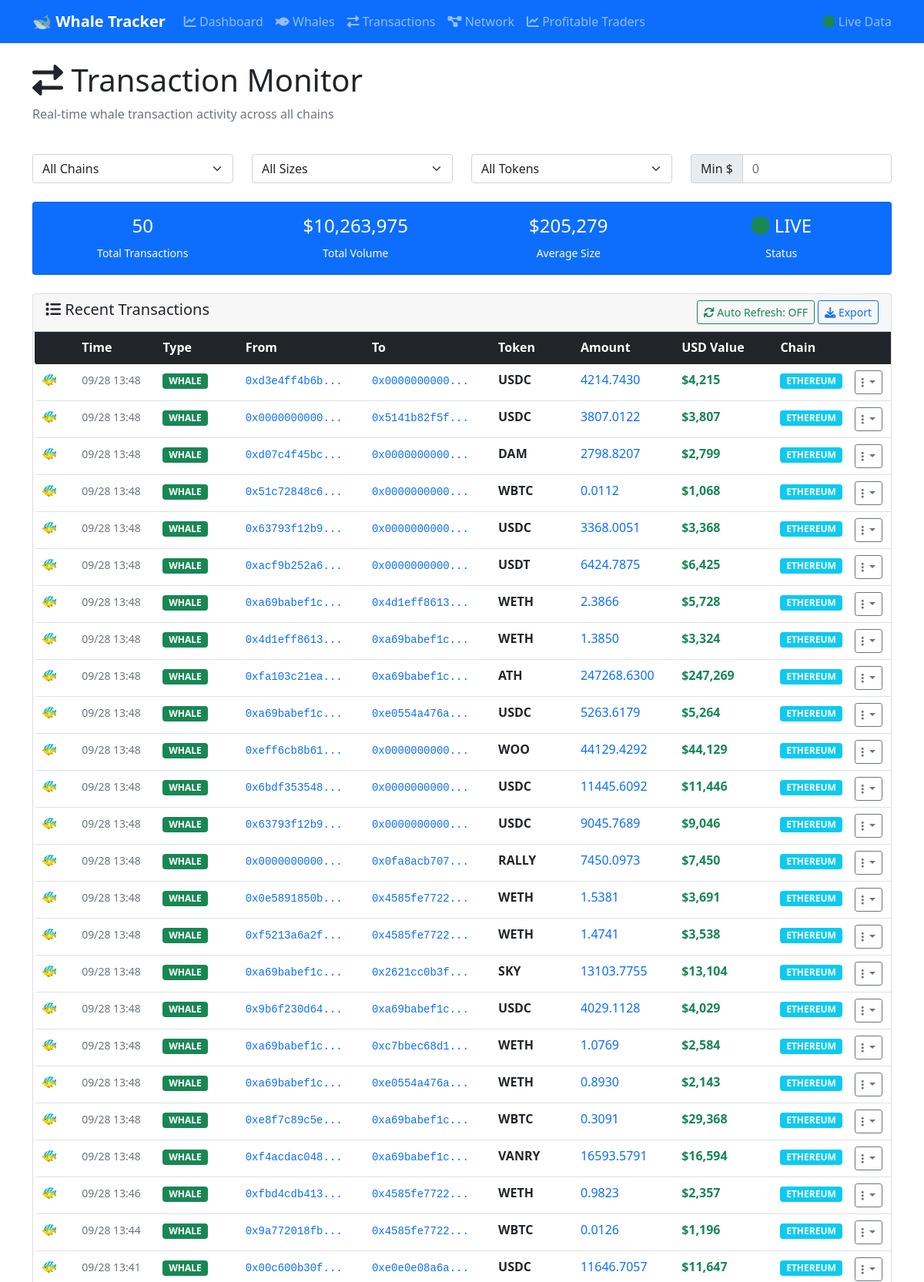
Page /transactions (upper part) on the committed database.
### tables this page shows
CREATE TABLE transactions (
                    id INTEGER PRIMARY KEY AUTOINCREMENT,
                    hash TEXT UNIQUE NOT NULL,
                    chain TEXT NOT NULL,
                    from_address TEXT NOT NULL,
                    to_address TEXT NOT NULL,
                    token_symbol TEXT NOT NULL,
                    token_address TEXT,
                    value_native REAL NOT NULL,
                    value_usd REAL NOT NULL,
                    timestamp INTEGER NOT NULL,
                    whale_category TEXT NOT NULL,
                    gas_used INTEGER,
                    gas_price INTEGER,
                    created_at TIMESTAMP DEFAULT CURRENT_TIMESTAMP
                );

### whale_web_ui.py (the view)
@app.route('/transactions')
def transactions_list():
    page = int(request.args.get('page', 1))
    per_page = 50
    transactions = db.get_recent_transactions(page * per_page)
    return render_template('transactions.html', transactions=transactions, page=page)

### whale_web_ui.py (called while the page is built)
@app.template_filter('format_date')
def format_date_filter(timestamp):
    if isinstance(timestamp, (int, float)):
        dt = datetime.fromtimestamp(timestamp / 1000 if timestamp > 1e10 else timestamp)
        return dt.strftime('%m/%d %H:%M')
    return str(timestamp)

    def get_recent_transactions(self, limit=100):
        with sqlite3.connect(self.db_path) as conn:
            cursor = conn.cursor()
            cursor.execute('''
                SELECT hash, chain, from_address, to_address, token_symbol,
                       value_native, value_usd, timestamp, whale_category
                FROM transactions
                ORDER BY timestamp DESC
                LIMIT ?
            ''', (limit,))
            columns = [desc[0] for desc in cursor.description]
            return [dict(zip(columns, row)) for row in cursor.fetchall()]

### templates/transactions.html (shortened to what this page needs)
{% extends "base.html" %}
{% block content %}
<div class="row mb-4">
    <div class="col-12">
        <h1><i class="fas fa-exchange-alt"></i> Transaction Monitor</h1>
        <p class="text-muted">Real-time whale transaction activity across all chains</p>
    </div>
</div>
<div class="row mb-4">
    <div class="col-md-3">
        <select class="form-select" id="chainFilter">
            <option value="">All Chains</option>
        </select>
    </div>
    <div class="col-md-3">
        <select class="form-select" id="whaleFilter">
            <option value="">All Sizes</option>
        </select>
    </div>
    <div class="col-md-3">
        <select class="form-select" id="tokenFilter">
            <option value="">All Tokens</option>
        </select>
    </div>
    <div class="col-md-3">
        <div class="input-group">
            <span class="input-group-text">Min $</span>
            <input type="number" class="form-control" id="minValue" placeholder="0" min="0" step="1000">
        </div>
    </div>
</div>
<div class="row mb-4">
    <div class="col-12">
        <div class="card bg-primary text-white">
            <div class="card-body">
                <div class="row text-center">
                    <div class="col-md-3">
                        <h4 id="totalTxCount">{{ transactions|length }}</h4>
                        <small>Total Transactions</small>
                    </div>
                    <div class="col-md-3">
                        <h4 id="totalVolume">${{ "{:,.0f}".format(transactions|map(attribute='value_usd')|sum) }}</h4>
                        <small>Total Volume</small>
                    </div>
                    <div class="col-md-3">
                        <h4 id="avgTxSize">${{ "{:,.0f}".format(transactions|map(attribute='value_usd')|sum / transactions|length) if transactions else 0 }}</h4>
                        <small>Average Size</small>
                    </div>
                    <div class="col-md-3">
                        <h4 id="liveIndicator"><i class="fas fa-circle text-success"></i> LIVE</h4>
                        <small>Status</small>
                    </div>
                </div>
            </div>
        </div>
    </div>
</div>
<div class="row">
    <div class="col-12">
        <div class="card">
            <div class="card-header d-flex justify-content-between align-items-center">
                <h5><i class="fas fa-list"></i> Recent Transactions</h5>
                <div>
                    <button class="btn btn-sm btn-outline-success" onclick="toggleAutoRefresh()">
                        <i class="fas fa-sync" id="refreshIcon"></i>
                        <span id="refreshText">Auto Refresh: OFF</span>
                    </button>
                    <button class="btn btn-sm btn-outline-primary" onclick="exportData()">
                        <i class="fas fa-download"></i> Export
                    </button>
                </div>
            </div>
            <div class="card-body p-0">
                {% if transactions %}
                <div class="table-responsive">
                    <table class="table table-hover mb-0" id="transactionsTable">
                        <thead class="table-dark sticky-top">
                            <tr>
                                <th width="5%"></th>
                                <th width="10%">Time</th>
                                <th width="10%">Type</th>
                                <th width="15%">From</th>
                                <th width="15%">To</th>
                                <th width="10%">Token</th>
                                <th width="12%">Amount</th>
                                <th width="12%">USD Value</th>
                                <th width="6%">Chain</th>
                                <th width="5%"></th>
                            </tr>
                        </thead>
                        <tbody>
                            {% for tx in transactions %}
                            <tr class="transaction-row
                                "
                                data-chain="{{ tx.chain }}"
                                data-category="{{ tx.whale_category }}"
                                data-token="{{ tx.token_symbol }}"
                                data-value="{{ tx.value_usd }}">
                                <td>
                                    {% if 'ULTRA' in tx.whale_category %}
                                        🐋
                                    {% elif 'MEGA' in tx.whale_category %}
                                        🦈
                                    {% elif 'LARGE' in tx.whale_category %}
                                        🐳
                                    {% else %}
                                        🐠
                                    {% endif %}
                                </td>
                                <td>
                                    <small class="text-muted">
                                        {{ tx.timestamp | format_date }}
                                    </small>
                                </td>
                                <td>
                                    <span class="badge {{ 'bg-success' if tx.whale_category else 'bg-secondary' }}">
                                        {{ tx.whale_category.split()[-1] if tx.whale_category else 'Regular' }}
                                    </span>
                                </td>
                                <td>
                                    <code class="small">
                                        <a href="/whale/{{ tx.from_address }}" class="text-decoration-none">
                                            {{ tx.from_address[:12] }}...
                                        </a>
                                    </code>
                                </td>
                                <td>
                                    <code class="small">
                                        <a href="/whale/{{ tx.to_address }}" class="text-decoration-none">
                                            {{ tx.to_address[:12] }}...
                                        </a>
                                    </code>
                                </td>
                                <td>
                                    <strong>{{ tx.token_symbol }}</strong>
                                </td>
                                <td>
                                    <span class="text-primary">
                                        {{ "%.4f"|format(tx.value_native) }}
                                    </span>
                                </td>
                                <td>
                                    <strong class="text-success">
                                        ${{ "{:,.0f}".format(tx.value_usd) }}
                                    </strong>
                                </td>
                                <td>
                                    <span class="badge bg-info">{{ tx.chain.upper() }}</span>
                                </td>
                                <td>
                                    <div class="dropdown">
                                        <button class="btn btn-sm btn-outline-secondary dropdown-toggle"
                                                data-bs-toggle="dropdown">
                                            <i class="fas fa-ellipsis-v"></i>
                                        </button>
                                    </div>
                                </td>
                            </tr>
                            {% endfor %}
                        </tbody>
                    </table>
                </div>
                {% endif %}
            </div>
        </div>
    </div>
</div>
{% endblock %}

### templates/base.html (style rules this page uses)
.transaction-row { border-left: 3px solid transparent; transition: all 0.2s; }

### rows in the picture
transactions: timestamp "09/28 13:48", whale_category "WHALE", from_address "0xd3e4ff4b6b", to_address "0x0000000000", token_symbol "USDC", value_native "4214.7430", value_usd "4,215", chain "ETHEREUM"
transactions: timestamp "09/28 13:48", whale_category "WHALE", from_address "0x0000000000", to_address "0x5141b82f5f", token_symbol "USDC", value_native "3807.0122", value_usd "3,807", chain "ETHEREUM"
transactions: timestamp "09/28 13:48", whale_category "WHALE", from_address "0xd07c4f45bc", to_address "0x0000000000", token_symbol "DAM", value_native "2798.8207", value_usd "2,799", chain "ETHEREUM"
transactions: timestamp "09/28 13:48", whale_category "WHALE", from_address "0x51c72848c6", to_address "0x0000000000", token_symbol "WBTC", value_native "0.0112", value_usd "1,068", chain "ETHEREUM"
transactions: timestamp "09/28 13:48", whale_category "WHALE", from_address "0x63793f12b9", to_address "0x0000000000", token_symbol "USDC", value_native "3368.0051", value_usd "3,368", chain "ETHEREUM"
transactions: timestamp "09/28 13:48", whale_category "WHALE", from_address "0xacf9b252a6", to_address "0x0000000000", token_symbol "USDT", value_native "6424.7875", value_usd "6,425", chain "ETHEREUM"
transactions: timestamp "09/28 13:48", whale_category "WHALE", from_address "0xa69babef1c", to_address "0x4d1eff8613", token_symbol "WETH", value_native "2.3866", value_usd "5,728", chain "ETHEREUM"
transactions: timestamp "09/28 13:48", whale_category "WHALE", from_address "0x4d1eff8613", to_address "0xa69babef1c", token_symbol "WETH", value_native "1.3850", value_usd "3,324", chain "ETHEREUM"
transactions: timestamp "09/28 13:48", whale_category "WHALE", from_address "0xfa103c21ea", to_address "0xa69babef1c", token_symbol "ATH", value_native "247268.6300", value_usd "247,269", chain "ETHEREUM"
transactions: timestamp "09/28 13:48", whale_category "WHALE", from_address "0xa69babef1c", to_address "0xe0554a476a", token_symbol "USDC", value_native "5263.6179", value_usd "5,264", chain "ETHEREUM"
transactions: timestamp "09/28 13:48", whale_category "WHALE", from_address "0xeff6cb8b61", to_address "0x0000000000", token_symbol "WOO", value_native "44129.4292", value_usd "44,129", chain "ETHEREUM"
transactions: timestamp "09/28 13:48", whale_category "WHALE", from_address "0x6bdf353548", to_address "0x0000000000", token_symbol "USDC", value_native "11445.6092", value_usd "11,446", chain "ETHEREUM"
transactions: timestamp "09/28 13:48", whale_category "WHALE", from_address "0x63793f12b9", to_address "0x0000000000", token_symbol "USDC", value_native "9045.7689", value_usd "9,046", chain "ETHEREUM"
transactions: timestamp "09/28 13:48", whale_category "WHALE", from_address "0x0000000000", to_address "0x0fa8acb707", token_symbol "RALLY", value_native "7450.0973", value_usd "7,450", chain "ETHEREUM"
transactions: timestamp "09/28 13:48", whale_category "WHALE", from_address "0x0e5891850b", to_address "0x4585fe7722", token_symbol "WETH", value_native "1.5381", value_usd "3,691", chain "ETHEREUM"
transactions: timestamp "09/28 13:48", whale_category "WHALE", from_address "0xf5213a6a2f", to_address "0x4585fe7722", token_symbol "WETH", value_native "1.4741", value_usd "3,538", chain "ETHEREUM"
transactions: timestamp "09/28 13:48", whale_category "WHALE", from_address "0xa69babef1c", to_address "0x2621cc0b3f", token_symbol "SKY", value_native "13103.7755", value_usd "13,104", chain "ETHEREUM"
transactions: timestamp "09/28 13:48", whale_category "WHALE", from_address "0x9b6f230d64", to_address "0xa69babef1c", token_symbol "USDC", value_native "4029.1128", value_usd "4,029", chain "ETHEREUM"
transactions: timestamp "09/28 13:48", whale_category "WHALE", from_address "0xa69babef1c", to_address "0xc7bbec68d1", token_symbol "WETH", value_native "1.0769", value_usd "2,584", chain "ETHEREUM"
transactions: timestamp "09/28 13:48", whale_category "WHALE", from_address "0xa69babef1c", to_address "0xe0554a476a", token_symbol "WETH", value_native "0.8930", value_usd "2,143", chain "ETHEREUM"
transactions: timestamp "09/28 13:48", whale_category "WHALE", from_address "0xe8f7c89c5e", to_address "0xa69babef1c", token_symbol "WBTC", value_native "0.3091", value_usd "29,368", chain "ETHEREUM"
transactions: timestamp "09/28 13:48", whale_category "WHALE", from_address "0xf4acdac048", to_address "0xa69babef1c", token_symbol "VANRY", value_native "16593.5791", value_usd "16,594", chain "ETHEREUM"
transactions: timestamp "09/28 13:46", whale_category "WHALE", from_address "0xfbd4cdb413", to_address "0x4585fe7722", token_symbol "WETH", value_native "0.9823", value_usd "2,357", chain "ETHEREUM"
transactions: timestamp "09/28 13:44", whale_category "WHALE", from_address "0x9a772018fb", to_address "0x4585fe7722", token_symbol "WBTC", value_native "0.0126", value_usd "1,196", chain "ETHEREUM"
transactions: timestamp "09/28 13:41", whale_category "WHALE", from_address "0x00c600b30f", to_address "0xe0e0e08a6a", token_symbol "USDC", value_native "11646.7057", value_usd "11,647", chain "ETHEREUM"

### other values in the picture
{{ transactions|length }} "50"
{{ "{:,.0f}".format(transactions|map(attribute='value_usd')|sum) }} "10,263,975"
